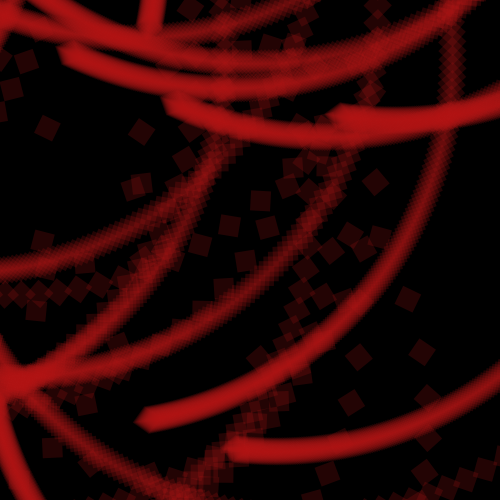
Frame 1 (no input)
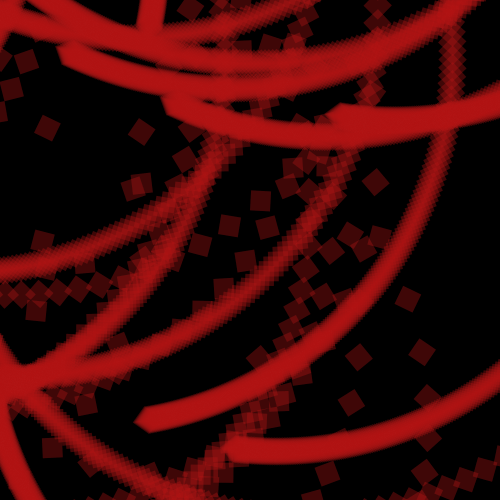
Frame 2 (the mouse pressed at the canvas centre, redrawn once)

The Processing sketch that drew these frames (run headless with seeded random() and noise(); the mouse was pressed at the canvas centre and the sketch redrawn once):

// Processing sketch: processing_83655
// ── processing_83655.pde

void setup()
{
  size(500,500);
  smooth();
  
  background(0);
  
}

void draw()
{
 for(int X=10; X<=500; X=X+60)
 for(int Y=10; Y<=500; Y=Y+60)
  { 

  translate(X,Y);
  
  //rotation du carré
  for(int i=1; i<=800; i=i+4)
  {
  noStroke();
  fill(180,20,20,50);
  
  rotate(PI/i);
  rect(250,250,20,20);
  }
   
  }
  
  noLoop();
  
}
